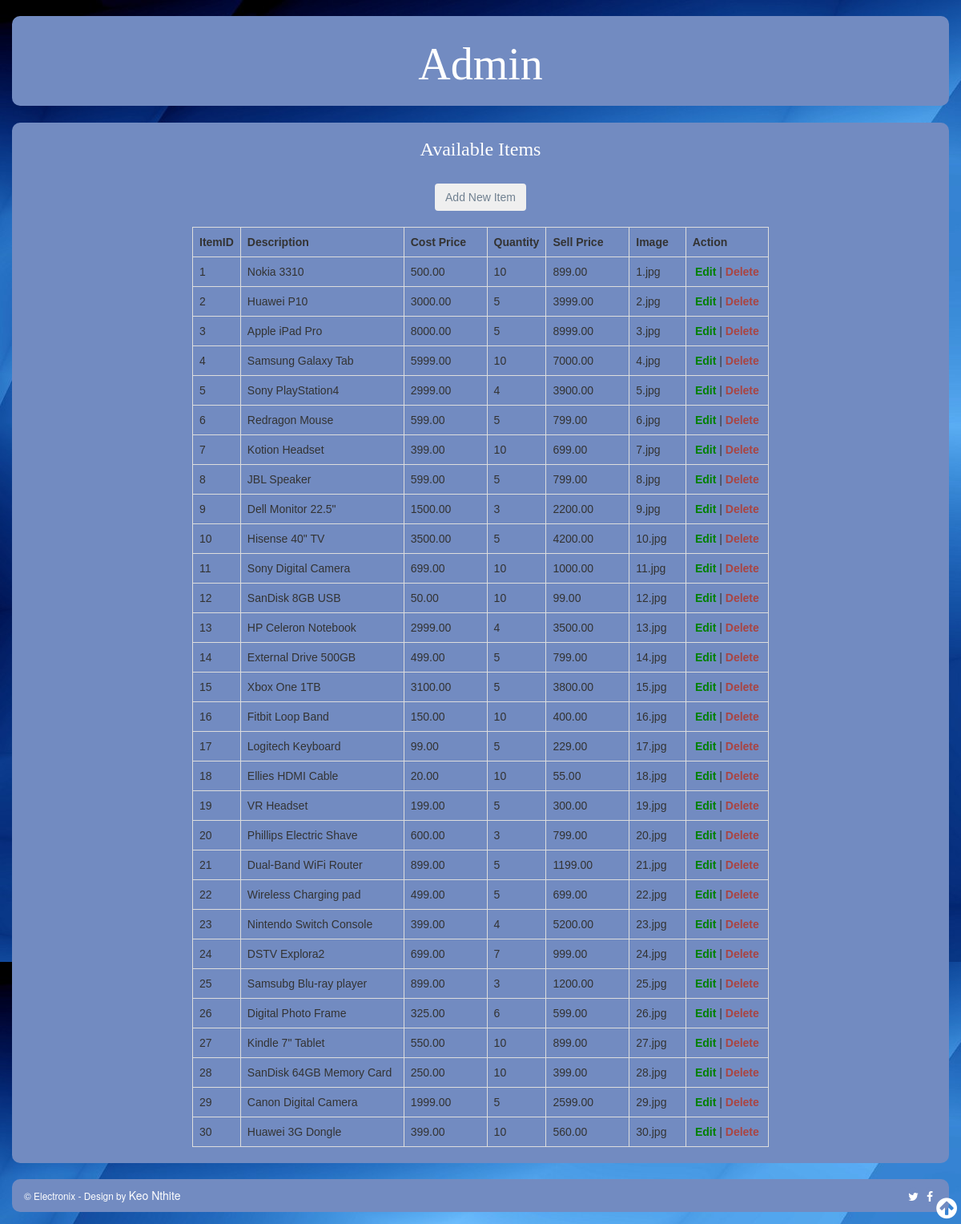
The app's page /admin.php with its own data.
### tables this page shows
CREATE TABLE IF NOT EXISTS `tbl_item` (
  `ItemID` int(11) NOT NULL AUTO_INCREMENT,
  `Description` varchar(50) NOT NULL,
  `CostPrice` decimal(10,2) NOT NULL,
  `Quantity` int(11) NOT NULL,
  `SellPrice` decimal(10,2) NOT NULL,
  `Image` varchar(50) NOT NULL,
  PRIMARY KEY (`ItemID`)
);

### admin.php (the view, shortened to what this page needs)
<?php
$db_host="us-cdbr-east-02.cleardb.com";
$db_username="babab8844655c8";
$db_password="fa85e879";
$db_name="heroku_1f84699d008c6be";
$db_connect = mysqli_connect($db_host, $db_username, $db_password, $db_name);
?>
<!DOCTYPE html>
<html>
<head>
    <link href="css/bootstrap.min.css" rel="stylesheet">
    <link href="css/bootstrap-theme.min.css" rel="stylesheet">
    <link href="css/stylesheet.css" rel="stylesheet">
	<link rel="stylesheet" href="https://cdnjs.cloudflare.com/ajax/libs/font-awesome/4.7.0/css/font-awesome.min.css">
</head>
<body>
	<br/>
	<div class="container">
		<div id="top" class="row">
			<center><h1>Admin</h1></center>
		</div>
		<br/>
		<div class="row">
			<div id="content">
			<div class="container" style="width:750px;">
			<h3>Available Items</h3>
			<br />
			<center><a href="addItem.php" style="color:slategrey"><button type="submit" class="btn" name="add" value="Add">Add New Item</button></a></center>
			<br/>
			<div class="table-responsive">
				<table class="table table-bordered table-hover">
					<tr>
						<th width="3%">ItemID</th>
						<th width="30%">Description</th>
						<th width="15%">Cost Price</th>
						<th width="10%">Quantity</th>
						<th width="15%">Sell Price</th>
						<th width="10%">Image</th>
						<th width="15%">Action</th>
					</tr>
					<?php
						$items_query = "SELECT * FROM tbl_item";
						$items_result = mysqli_query($db_connect, $items_query);
						if($items_result->num_rows > 0)
						{
							while($row = $items_result-> fetch_assoc())
							{?>
								<tr>
									<td><?php echo $row['ItemID'] ?></td>
									<td><?php echo $row['Description'] ?></td>
									<td><?php echo $row['CostPrice'] ?></td>
									<td><?php echo $row['Quantity'] ?></td>																															<td><?php echo $row['SellPrice'] ?></td>
									<td><?php echo $row['Image'] ?></td>
									<td align="center">
										<a href="editItem.php?id=<?php echo $row['ItemID']?>"><span style="color:green;">Edit</span></a> |
										<a href="admin.php?id=<?php echo $row['ItemID'] ?>&action=admin_delete"
										onclick="return confirm('Are you sure?')"><span class="text-danger">Delete</span></a>
									</td>
								</tr>
					<?php
							}
						}
					?>
				</table>
			</div>
			</div>
		</div>
	</div>
		<div class="row">
			<div id="footer" class="col-lg-12">
      			<small>
					&copy; Electronix - Design by <a class="designName" href="http:www.facebook.co.za/keoabetswenthite/" target="_blank">										Keo Nthite </a> <a href="http:facebook/electronix.com" class="fa fa-facebook" title="Facebook"></a> <a href="http:twitter/electronix.com" class="fa fa-twitter" title="Twitter"></a>
				</small>
			</div>
		</div>
	</div>
	<a href="#" class="back-to-top" style="display:inline">
		<i class="fa fa-arrow-circle-up"></i>
	</a>
</body>
</html>

### css/stylesheet.css (style rules this page uses)
#top { margin-bottom: 1px; padding: 10px; background:#728BC1; border-radius:10px; text-align:center; }
#content { border-radius:10px; background:#728BC1; Margin-bottom:20px; font-family:Arial, Helvetica, sans-serif; overflow:auto; overflow:hidden; }
h1, h2, h3 { color:white; font-weight:normal; font-family:Aref Ruqaa; text-align:center; }
.container h1 { font-family:"Times New Roman", Times, serif; font-size:56px; text-align:center; }
#content a { color:white; font-weight:bold; text-decoration:none; }
#footer { border-radius:10px; background:#728BC1; Padding-top:10px; padding-bottom:7px; color:#ffffff; Margin-bottom:15px; }
#footer a { color:#ffffff; font-size:14px; }
*.fa { border-radius:10px; background:#728BC1; Padding-top:5px; padding-bottom:5px; Margin:0px 5px; float:right; }
.back-to-top { background:none; margin:0px; position:fixed; bottom:0; right:0; width:40px; height:40px; z-index:100; display:none; color:white; }
.back-to-top i { font-size:30px; border-radius:40px; border:3px; background-color:transparent; color:white; }

### records on screen
tbl_item: ItemID "1", Description "Nokia 3310", CostPrice "500.00", Quantity "10", SellPrice "899.00", Image "1.jpg"
tbl_item: ItemID "2", Description "Huawei P10", CostPrice "3000.00", Quantity "5", SellPrice "3999.00", Image "2.jpg"
tbl_item: ItemID "3", Description "Apple iPad Pro", CostPrice "8000.00", Quantity "5", SellPrice "8999.00", Image "3.jpg"
tbl_item: ItemID "4", Description "Samsung Galaxy Tab", CostPrice "5999.00", Quantity "10", SellPrice "7000.00", Image "4.jpg"
tbl_item: ItemID "5", Description "Sony PlayStation4", CostPrice "2999.00", Quantity "4", SellPrice "3900.00", Image "5.jpg"
tbl_item: ItemID "6", Description "Redragon Mouse", CostPrice "599.00", Quantity "5", SellPrice "799.00", Image "6.jpg"
tbl_item: ItemID "7", Description "Kotion Headset", CostPrice "399.00", Quantity "10", SellPrice "699.00", Image "7.jpg"
tbl_item: ItemID "8", Description "JBL Speaker", CostPrice "599.00", Quantity "5", SellPrice "799.00", Image "8.jpg"
tbl_item: ItemID "9", Description "Dell Monitor 22.5\"", CostPrice "1500.00", Quantity "3", SellPrice "2200.00", Image "9.jpg"
tbl_item: ItemID "10", Description "Hisense 40\" TV", CostPrice "3500.00", Quantity "5", SellPrice "4200.00", Image "10.jpg"
tbl_item: ItemID "11", Description "Sony Digital Camera", CostPrice "699.00", Quantity "10", SellPrice "1000.00", Image "11.jpg"
tbl_item: ItemID "12", Description "SanDisk 8GB USB", CostPrice "50.00", Quantity "10", SellPrice "99.00", Image "12.jpg"
tbl_item: ItemID "13", Description "HP Celeron Notebook", CostPrice "2999.00", Quantity "4", SellPrice "3500.00", Image "13.jpg"
tbl_item: ItemID "14", Description "External Drive 500GB", CostPrice "499.00", Quantity "5", SellPrice "799.00", Image "14.jpg"
tbl_item: ItemID "15", Description "Xbox One 1TB", CostPrice "3100.00", Quantity "5", SellPrice "3800.00", Image "15.jpg"
tbl_item: ItemID "16", Description "Fitbit Loop Band", CostPrice "150.00", Quantity "10", SellPrice "400.00", Image "16.jpg"
tbl_item: ItemID "17", Description "Logitech Keyboard", CostPrice "99.00", Quantity "5", SellPrice "229.00", Image "17.jpg"
tbl_item: ItemID "18", Description "Ellies HDMI Cable", CostPrice "20.00", Quantity "10", SellPrice "55.00", Image "18.jpg"
tbl_item: ItemID "19", Description "VR Headset", CostPrice "199.00", Quantity "5", SellPrice "300.00", Image "19.jpg"
tbl_item: ItemID "20", Description "Phillips Electric Shave", CostPrice "600.00", Quantity "3", SellPrice "799.00", Image "20.jpg"
tbl_item: ItemID "21", Description "Dual-Band WiFi Router", CostPrice "899.00", Quantity "5", SellPrice "1199.00", Image "21.jpg"
tbl_item: ItemID "22", Description "Wireless Charging pad", CostPrice "499.00", Quantity "5", SellPrice "699.00", Image "22.jpg"
tbl_item: ItemID "23", Description "Nintendo Switch Console", CostPrice "399.00", Quantity "4", SellPrice "5200.00", Image "23.jpg"
tbl_item: ItemID "24", Description "DSTV Explora2", CostPrice "699.00", Quantity "7", SellPrice "999.00", Image "24.jpg"
tbl_item: ItemID "25", Description "Samsubg Blu-ray player", CostPrice "899.00", Quantity "3", SellPrice "1200.00", Image "25.jpg"
tbl_item: ItemID "26", Description "Digital Photo Frame", CostPrice "325.00", Quantity "6", SellPrice "599.00", Image "26.jpg"
tbl_item: ItemID "27", Description "Kindle 7\" Tablet", CostPrice "550.00", Quantity "10", SellPrice "899.00", Image "27.jpg"
tbl_item: ItemID "28", Description "SanDisk 64GB Memory Card", CostPrice "250.00", Quantity "10", SellPrice "399.00", Image "28.jpg"
tbl_item: ItemID "29", Description "Canon Digital Camera", CostPrice "1999.00", Quantity "5", SellPrice "2599.00", Image "29.jpg"
tbl_item: ItemID "30", Description "Huawei 3G Dongle", CostPrice "399.00", Quantity "10", SellPrice "560.00", Image "30.jpg"
